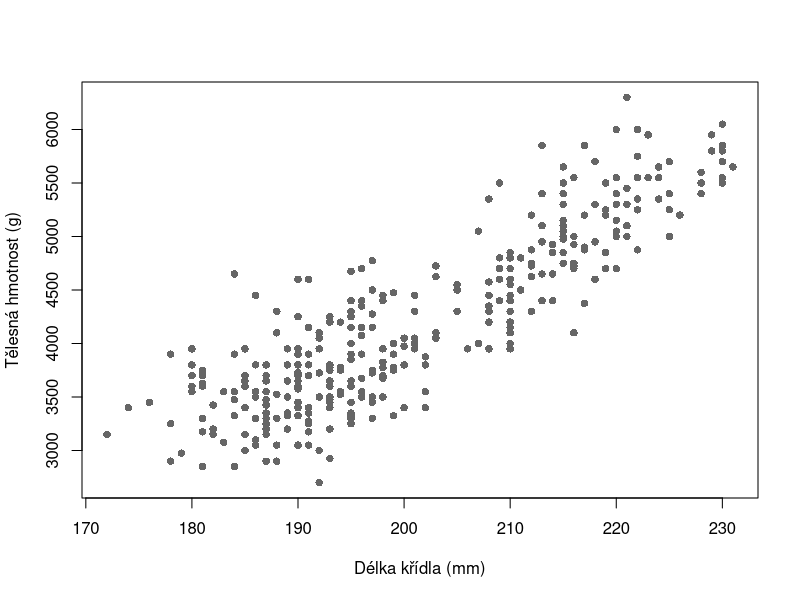
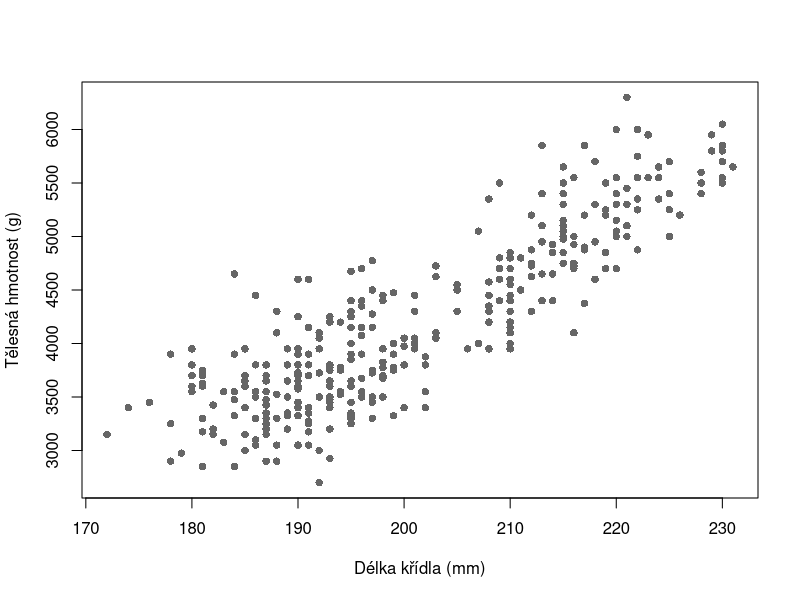

Write the R code that produced these figures, in order.
#----------------------------------------------------------#
#
#               L00 — První kroky v R a RStudiu
#
#                 Praktické cvičení v R
#
#             Studenti biologie a ekologie
#
#                       O. Mottl
#                         2026
#
#----------------------------------------------------------#


#----------------------------------------------------------#
# Příprava -----
#----------------------------------------------------------#

#--------------------------------------------------#
## Jak se skriptem pracovat -----
#--------------------------------------------------#

# R je program, který provádí příkazy a počítá výsledky. RStudio je
# aplikace, ve které píšeme kód, posíláme jej do R a sledujeme výsledky.
#
# Na svůj počítač si stáhněte oba soubory:
# - skript cviceni.R:
#   https://cuni-natur-biostatistics.github.io/L00/current/code/cviceni.R
# - data palmer_penguins.csv:
#   https://cuni-natur-biostatistics.github.io/L00/current/data/palmer_penguins.csv
#
# Otevřete RStudio. Zvolte File → Open File… a otevřete stažený
# cviceni.R. Soubor se zobrazí v panelu Source v levé horní části
# okna. Source je textový editor pro kód, který chcete uchovat.
#
# Skript je textový soubor s uloženými pokyny pro R. Řádky začínající
# znakem # jsou komentáře; R je neprovádí. Ostatní řádky mohou
# obsahovat kód.
#
# 1. Postupujte shora dolů a nepřeskakujte neznámé kroky.
# 2. Kurzor umístěte na řádek kódu a spusťte jej pomocí Ctrl + Enter.
# 3. Skript ukládejte pomocí Ctrl + S.
# 4. Odpovědi nebo vlastní kód pište na vyznačená místa.
# 5. Nápovědy čtěte po jedné, až když je potřebujete.
# 6. Výsledek porovnejte s komentářem "Očekávaný výsledek".
#
# Úlohy navíc jsou dobrovolné a nepatří mezi hlavní úlohy.


#--------------------------------------------------#
## Výsledky učení a předpoklady -----
#--------------------------------------------------#

# Po dokončení hlavních úloh dokážete:
# - najít Source, Console, Environment, Files, Plots a Help;
# - vytvořit RStudio Project a uložit v něm upravený R skript;
# - použít R jako kalkulačku a bezpečně opravit neúplný příkaz;
# - uložit výsledek pod jménem a otevřít nápovědu k příkazu;
# - ručně nainstalovat doplněk a vybrat z něj konkrétní obsah;
# - načíst připravenou tabulku pomocí cesty uvnitř projektu;
# - vytvořit a uložit obrázek;
# - uloženým skriptem znovu vytvořit stejný výsledek.
#
# Nepotřebujete žádnou předchozí zkušenost s R ani programováním.
# Předpokládáme pouze běžnou práci se soubory, složkami a klávesnicí.


#--------------------------------------------------#
## Technická kontrola -----
#--------------------------------------------------#

# Console je panel, ve kterém R ukazuje výsledky a zprávy. Najděte
# v něm značku >. Ta znamená, že R čeká na příkaz. Umístěte kurzor
# na následující řádek ve Source a stiskněte Ctrl + Enter.
1 + 1

# Očekávaný výsledek: Console ukáže číslo 2 a novou značku >.


#----------------------------------------------------------#
# Hlavní úlohy -----
#----------------------------------------------------------#

#--------------------------------------------------#
## RStudio: mapa pracovního okna -----
#--------------------------------------------------#

#----------------------------------------#
### Úloha | L00-U01 -----
#----------------------------------------#

# Zadání: Ukažte místo pro uložený kód, odpověď R, pojmenované výsledky,
# které si R právě pamatuje, soubory, obrázky a nápovědu.

# Vaše odpověď:


# Očekávaný výsledek: Source obsahuje skript; Console příkazy,
# výsledky a zprávy; Environment to, co si R právě pamatuje;
# Files soubory; Plots obrázky a Help nápovědu.
# Nápověda 1: Rozlište text uložený na disku od dočasné paměti R.
# Nápověda 2: Source a Console jsou vlevo; Environment a záložky
# Files, Plots, Packages a Help jsou obvykle vpravo.
# Interpretace: Kde byste hledali kód týden po skončení práce?


#--------------------------------------------------#
## Console: rychlý výpočet a zpráva od R -----
#--------------------------------------------------#

# Console je přímé spojení s běžícím R. Značka > znamená, že R
# čeká na příkaz. Klikněte za ni, napište 2 + 3 a stiskněte Enter.


#----------------------------------------#
### Úloha | L00-U02 -----
#----------------------------------------#

# Zadání: Spusťte výpočet. Bez nového přepisování jej vraťte,
# změňte 3 na 8 a spusťte upravený příkaz.

# Vaše odpověď: Jaké dva výsledky Console ukázala?


# Očekávaný výsledek: Nejprve 5 a po úpravě 10.
# Nápověda 1: Console uchovává historii dříve zadaných příkazů.
# Nápověda 2: Enter příkaz spustí; šipka nahoru vrátí minulý příkaz.
# Interpretace: Který panel ukázal příkaz a jeho okamžitý výsledek?


# Neúplný příkaz, který si vyzkoušíte v Console:
# (2 + 3


#----------------------------------------#
### Úloha | L00-U03 -----
#----------------------------------------#

# Zadání: Napište neúplný výraz do Console. Dostaňte Console bezpečně
# zpět ke značce > a spusťte opravený výraz.

# Vaše odpověď: Co nyní vidíte úplně vlevo v Console?


# Očekávaný výsledek: Opravený výraz vrátí 5 a Console znovu ukáže >.
# Nápověda 1: Značka + na začátku řádku zde neznamená sčítání;
# R čeká, protože některý znak nemá odpovídající zakončení.
# Nápověda 2: Esc čekání zruší; výrazu chybí pravá kulatá závorka.
# Interpretace: Proč neúplný příkaz nepatří do uloženého skriptu?


#--------------------------------------------------#
## Source: uložený text a spuštěný příkaz -----
#--------------------------------------------------#

# Source je textový editor. Řádek níže zůstává ve skriptu, ale R jej
# provede pouze tehdy, když jej odešlete pomocí Ctrl + Enter.

# Ověříme cestu příkazu ze Source do Console.
2 + 3


#----------------------------------------#
### Úloha | L00-U04 -----
#----------------------------------------#

# Zadání: Přidejte nad výpočet vlastní komentář. Stiskněte Ctrl + S,
# sledujte Console, potom spusťte výpočet pomocí Ctrl + Enter.

# Vaše odpověď: Co udělalo Ctrl + S a co udělalo Ctrl + Enter?


# Očekávaný výsledek: Ctrl + S uložilo text bez nového výpočtu;
# Ctrl + Enter odeslalo řádek do Console a R vrátilo 5.
# Nápověda 1: Uložení mění soubor; spuštění mění stav běžícího R.
# Nápověda 2: Ctrl + S ukládá, Ctrl + Enter spouští aktuální řádek.
# Interpretace: Která činnost uchová postup pro příští týden?


#--------------------------------------------------#
## Projekt: jedna hlavní složka práce -----
#--------------------------------------------------#

# Project v RStudiu je běžná hlavní složka pro jednu práci doplněná
# souborem s koncovkou .Rproj. Tento soubor pomáhá RStudiu znovu
# otevřít správnou složku; samotný kód a data zůstávají v samostatných
# souborech uvnitř této složky.
#
# Soubor CSV je textový soubor s tabulkou a koncovkou .csv.


#----------------------------------------#
### Úloha | L00-U05 -----
#----------------------------------------#

# Zadání: Zvolte File → New Project… → New Directory → New Project.
# Nový projekt pojmenujte prvni-kroky-r. V něm vytvořte složky data
# a vystupy. Pokud se skript zavřel, otevřete cviceni.R přes
# File → Open File… Potom zvolte File → Save As… a uložte pracovní
# kopii jako prvni_kroky.R přímo do hlavní složky projektu. Soubor
# palmer_penguins.csv zkopírujte do složky data. Strukturu ověřte
# v panelu Files.

# Vaše odpověď: Jaký název projektu vidíte vpravo nahoře?


# Očekávaný výsledek: Hlavní složka obsahuje soubor .Rproj,
# prvni_kroky.R, data/palmer_penguins.csv a prázdnou složku vystupy.
# Soubor .Rproj pomáhá otevřít projekt; kód a data jsou v ostatních
# souborech.
# Nápověda 1: Všechny související soubory patří do jedné hlavní složky.
# Nápověda 2: New Folder vytvoří data a vystupy; Save As… uloží
# prvni_kroky.R přímo vedle souboru .Rproj.
# Interpretace: Jakou úlohu má soubor .Rproj a kde zůstávají data a kód?


#--------------------------------------------------#
## Objekt: pojmenovaný výsledek v paměti R -----
#--------------------------------------------------#

# Pojmenovanému výsledku v pracovní paměti R říkáme objekt.
# Před spuštěním dalšího řádku zkontrolujte Environment.
# Uložíme délku lekce v minutách.
delka_lekce_min <- 90

# Samostatné jméno objektu vypíše jeho hodnotu.
delka_lekce_min


#----------------------------------------#
### Úloha | L00-U06 -----
#----------------------------------------#

# Zadání: Změňte ve skriptu 90 na 80, ale řádek zatím nespouštějte.
# Předpovězte hodnotu v Environment, potom řádek spusťte.

# Vaše odpověď: Kdy se hodnota objektu skutečně změnila?


# Očekávaný výsledek: Před spuštěním zůstala stará hodnota;
# po Ctrl + Enter ukazuje Environment hodnotu 80.
# Nápověda 1: Text ve Source není totéž co objekt v paměti R.
# Nápověda 2: Přiřazení používá <- a projeví se až po Ctrl + Enter.
# Interpretace: Co najdete na disku — objekt, nebo uložený příkaz?


#--------------------------------------------------#
## Funkce: nástroj se vstupy a nastavením -----
#--------------------------------------------------#

# Funkce round() zaokrouhlí číslo. Vstupy a nastavení uvnitř závorek
# se nazývají argumenty. x je číslo a digits počet desetinných míst.
round(
  x = 3.14159,
  digits = 2
)

# Nápovědu otevře následující příkaz. Odstraňte znak # na začátku
# řádku a potom jej spusťte.
# ?round


#----------------------------------------#
### Úloha | L00-U07 -----
#----------------------------------------#

# Zadání: Změňte digits na 3, spusťte funkci a otevřete ?round.
# V Help najděte oddíly Usage a Arguments.

# Vaše odpověď: Jaký výsledek dostanete a co podle Help řídí digits?


# Očekávaný výsledek: R vrátí 3.142; digits určuje počet číslic
# za desetinnou čárkou v tomto použití round().
# Nápověda 1: Hodnoty uvnitř závorek ovlivňují práci funkce.
# Nápověda 2: Nastavte digits = 3 a na samostatném řádku spusťte ?round.
# Interpretace: Proč jsou pojmenované argumenty čitelnější než samotná čísla?


#--------------------------------------------------#
## Balíček: ruční instalace a konkrétní obsah -----
#--------------------------------------------------#

# Balíček je nainstalovaný doplněk pro R. Tabulka uspořádává data
# do řádků a sloupců. Následující dva příkazy patří do Console
# a ve skriptu zůstávají zakomentované.
#
# Ruční instalace, kterou obvykle provedeme pouze jednou:
# install.packages(pkgs = "palmerpenguins")
#
# Funkce names() ukáže jména sloupců tabulky z balíčku:
# names(x = palmerpenguins::penguins)
#
# Pokud instalace do pěti minut neskončí, pokus ukončete a přejděte
# k úloze L00-U09.


#----------------------------------------#
### Úloha | L00-U08 -----
#----------------------------------------#

# Zadání: Do Console postupně zkopírujte a spusťte oba příkazy výše.
# Pokud instalace neuspěje, pokračujte po pěti minutách úlohou L00-U09.

# Vaše odpověď: Co odděluje jméno balíčku od objektu penguins?


# Očekávaný výsledek: Při úspěchu names() vypíše názvy sloupců;
# dvojitá dvojtečka :: vybírá objekt penguins z balíčku palmerpenguins.
# Nápověda 1: Instalace mění dostupné doplňky, použití vybírá jejich obsah.
# Nápověda 2: install.packages() instaluje; zápis balíček::objekt vybírá.
# Interpretace: Který příkaz balíček instaluje a který používá jeho obsah?


#--------------------------------------------------#
## CSV: data ve složce projektu -----
#--------------------------------------------------#

# Každý řádek CSV představuje jednoho tučňáka. Sloupce obsahují druh,
# délku křídla v milimetrech a tělesnou hmotnost v gramech.
# Cesta začíná v hlavní složce otevřeného projektu.

# Načteme CSV ze složky data.
data_tucnaci <-
  read.csv(
    file = "data/palmer_penguins.csv"
  )


#----------------------------------------#
### Úloha | L00-U09 -----
#----------------------------------------#

# Zadání: Spusťte blok read.csv() a najděte data_tucnaci v Environment.

# Vaše odpověď: Které dvě části cesty odděluje znak /?


# Očekávaný výsledek: Environment obsahuje data_tucnaci s 342 řádky
# a 3 sloupci; cesta vede do složky data a k souboru CSV.
# Nápověda 1: Cestu čtěte od hlavní složky otevřeného projektu.
# Nápověda 2: Funkce je read.csv() a cesta patří do argumentu file.
# Interpretace: Proč ve skriptu nepoužíváme adresu konkrétního uživatele?


#--------------------------------------------------#
## Kontrola: otevřeli jsme správnou tabulku? -----
#--------------------------------------------------#

# Zobrazíme prvních šest řádků.
head(
  x = data_tucnaci,
  n = 6
)

# Zobrazíme jména sloupců a počet řádků.
names(x = data_tucnaci)
nrow(x = data_tucnaci)


#----------------------------------------#
### Úloha | L00-U10 -----
#----------------------------------------#

# Zadání: Zkontrolujte první řádek, tři jména sloupců a počet řádků.
# Vysvětlete, co biologicky představuje jeden řádek.

# Vaše odpověď:


# Očekávaný výsledek: První řádek je Adelie, 181 mm a 3750 g;
# sloupce jsou species, flipper_length_mm a body_mass_g; řádků je 342;
# jeden řádek představuje jednoho zaznamenaného tučňáka.
# Nápověda 1: Ověřujeme obsah, jména i velikost tabulky.
# Nápověda 2: Použijte výstupy head(), names() a nrow().
# Interpretace: Proč úspěšný read.csv() sám nepotvrzuje správný soubor?


#--------------------------------------------------#
## Obrázek: jeden řádek vytvoří jeden bod -----
#--------------------------------------------------#

# Znak $ vybírá pojmenovaný sloupec tabulky. Funkce plot() použije
# délku křídla vodorovně a tělesnou hmotnost svisle.
plot(
  x = data_tucnaci$flipper_length_mm,
  y = data_tucnaci$body_mass_g,
  xlab = "Délka křídla (mm)",
  ylab = "Tělesná hmotnost (g)",
  pch = 16,
  col = "grey40"
)


#----------------------------------------#
### Úloha | L00-U11 -----
#----------------------------------------#

# Zadání: Spusťte plot(). Najděte přibližnou polohu
# prvního tučňáka s hodnotami 181 mm a 3750 g.

# Vaše odpověď: Které měření je na vodorovné a které na svislé ose?


# Očekávaný výsledek: Vodorovně je délka křídla, svisle hmotnost;
# první bod leží přibližně na souřadnicích 181 a 3750.
# Nápověda 1: Jeden řádek dodává bodu dvě souřadnice.
# Nápověda 2: Argument x určuje vodorovnou a y svislou osu.
# Interpretace: Co představuje jeden bod? Vztah zatím nevykládejte.


#--------------------------------------------------#
## Soubor: obrázek uložený mimo Plots -----
#--------------------------------------------------#

# png() otevře cílový soubor, plot() do něj kreslí a dev.off()
# soubor dokončí. Složka vystupy už musí v projektu existovat.
png(
  filename = "vystupy/tucnaci.png"
)

plot(
  x = data_tucnaci$flipper_length_mm,
  y = data_tucnaci$body_mass_g,
  xlab = "Délka křídla (mm)",
  ylab = "Tělesná hmotnost (g)",
  pch = 16,
  col = "grey40"
)

dev.off()


#----------------------------------------#
### Úloha | L00-U12 -----
#----------------------------------------#

# Zadání: Umístěte kurzor postupně do příkazů png(), plot()
# a dev.off() a každý spusťte pomocí Ctrl + Enter. Potom v panelu
# Files otevřete složku vystupy a najděte tucnaci.png.

# Vaše odpověď: Kde vidíte zobrazený graf a kde uložený soubor?


# Očekávaný výsledek: Plots ukazuje graf; Files ukazuje soubor
# vystupy/tucnaci.png, který lze otevřít mimo RStudio.
# Nápověda 1: Zobrazení v pracovním okně není totéž co soubor na disku.
# Nápověda 2: png() otevře soubor a dev.off() jej musí dokončit.
# Interpretace: Která verze zůstane dostupná po zavření RStudia?


#----------------------------------------------------------#
# Závěrečná úloha -----
#----------------------------------------------------------#

#--------------------------------------------------#
## Restart R a spuštění celého skriptu -----
#--------------------------------------------------#

# Restart R ukončí právě běžící R uvnitř RStudia a spustí čistý běh.
# RStudio, projekt, skript, CSV a PNG zůstávají otevřené nebo na disku;
# objekty v Environment se vyčistí.
# Tlačítko Source v pravém horním rohu panelu Source spustí celý
# skript od prvního řádku. Ctrl + Enter naproti tomu spouští pouze
# příkaz, na kterém je umístěný kurzor.


#----------------------------------------#
### Úloha | L00-U13 -----
#----------------------------------------#

# Zadání: Uložte skript. Předpovězte stav čtyř položek níže. Zvolte
# Session → Restart R a spusťte celý skript tlačítkem Source.
#
# Předpověď: Zůstane, nebo zmizí?
# - prvni_kroky.R:
# - data/palmer_penguins.csv:
# - vystupy/tucnaci.png:
# - objekty v Environment:

# Vaše odpověď:
# Po restartu a spuštění skriptu porovnejte stav s předpovědí.


# Očekávaný výsledek: Soubory zůstaly; Environment se při restartu
# vyčistil; celý skript znovu vytvořil objekty, graf a PNG bez ručního
# doplňování příkazů do Console.
# Nápověda 1: Oddělte pracovní paměť běžícího R od souborů na disku.
# Nápověda 2: Ctrl + S uloží skript; Session → Restart R vyčistí
# Environment; tlačítko Source spustí soubor od začátku.
# Interpretace: Co musíte poslat spolužákovi, aby výsledek obnovil?


#----------------------------------------------------------#
# Úlohy navíc -----
#----------------------------------------------------------#

# Úlohy navíc jsou dobrovolné. Nemusíte dokončit všechny tři části:
# - L00-N01 až L00-N03 krátce opakují společnou cestu;
# - L00-N07 až L00-N13 tvoří navazující práci s hodnotami a tabulkou;
# - L00-N04 až L00-N06 procvičují obrázek, soubor a hledání chyby.
#
# V části L00-N07 až L00-N13 postupujte v uvedeném pořadí, protože
# pozdější úlohy navazují na objekty a zápis z předchozích úloh.


#--------------------------------------------------#
## Krátké opakování příkazů, funkcí a tabulky -----
#--------------------------------------------------#

#----------------------------------------#
### Úloha navíc | L00-N01 -----
#----------------------------------------#

# Zadání: Sečtěte 8 + 2 a tento součet vynásobte třemi.

# Vaše řešení:


# Očekávaný výsledek: Jedno číslo, 30.
# Nápověda 1: R bez závorek násobí před sčítáním.
# Nápověda 2: Součet uzavřete do závorek a použijte znak *.
# Interpretace: Jaký výsledek by vznikl bez závorek?


#----------------------------------------#
### Úloha navíc | L00-N02 -----
#----------------------------------------#

# Zadání: Zaokrouhlete číslo 2.71828 na jedno desetinné místo.

# Vaše řešení:


# Očekávaný výsledek: 2.7.
# Nápověda 1: Jeden argument obsahuje číslo a druhý nastavení přesnosti.
# Nápověda 2: V round() nastavte x = 2.71828 a digits = 1.
# Interpretace: Který argument jste změnili proti společné ukázce?


#----------------------------------------#
### Úloha navíc | L00-N03 -----
#----------------------------------------#

# Zadání: Zobrazte poslední tři řádky tabulky data_tucnaci.

# Vaše řešení:


# Očekávaný výsledek: Tři řádky tučňáků druhu Chinstrap;
# poslední řádek obsahuje 198 mm a 3775 g.
# Nápověda 1: Potřebujete obdobu head(), která pracuje s koncem tabulky.
# Nápověda 2: Použijte tail() a nastavte x = data_tucnaci a n = 3.
# Interpretace: Změnil se počet řádků původní tabulky?


#--------------------------------------------------#
## Od sloupce tabulky k vektoru -----
#--------------------------------------------------#

# V grafu jsme pomocí $ vybrali sloupce tabulky. Znak $ tedy znamená:
# z této tabulky vyber sloupec s uvedeným jménem. Jeden vybraný sloupec
# je posloupnost hodnot, které v R říkáme vektor.

# Vybereme sloupec s hmotností a uložíme jej jako samostatný vektor.
vec_hmotnost <-
  data_tucnaci$body_mass_g

# Zkontrolujeme prvních pět hodnot vektoru.
head(
  x = vec_hmotnost,
  n = 5
)


#----------------------------------------#
### Úloha navíc | L00-N07 -----
#----------------------------------------#

# Zadání: Pomocí $ vyberte z data_tucnaci sloupec flipper_length_mm
# a uložte jej jako vec_delka_kridla. Funkcí head() vypište jeho první
# tři hodnoty. Před spuštěním odhadněte výsledek podle prvních řádků tabulky.

# Vaše řešení:


# Očekávaný výsledek: První tři hodnoty jsou 181, 186 a 195.
# Nápověda 1: Nejprve vyberte pojmenovaný sloupec, potom uložte výsledek.
# Nápověda 2: Za data_tucnaci napište $ a jméno sloupce; v head()
# nastavte x na vytvořený vektor a n = 3.
# Interpretace: Jaký je vztah mezi sloupcem tabulky a objektem vec_delka_kridla?


# Funkce c() spojí několik jednotlivých hodnot do jednoho vektoru.
# Písmeno c zde znamená combine, tedy spojit.
vec_hmotnost_cvicka <-
  c(
    3750,
    3800,
    3250,
    3450,
    3650
  )

vec_hmotnost_cvicka


#----------------------------------------#
### Úloha navíc | L00-N08 -----
#----------------------------------------#

# Zadání: Pomocí c() vytvořte vec_delka_kridla_cvicka s hodnotami
# 181, 186, 195, 193 a 190. Objekt potom vypište.

# Vaše řešení:


# Očekávaný výsledek: R vypíše pět hodnot v zadaném pořadí.
# Nápověda 1: Všechny délky patří do jednoho pojmenovaného objektu.
# Nápověda 2: Použijte přiřazení <- a hodnoty oddělte čárkami uvnitř c().
# Interpretace: Co udělala funkce c() s pěti samostatnými čísly?


#--------------------------------------------------#
## Pozice a hranaté závorky -----
#--------------------------------------------------#

# R počítá pozice od jedničky. U vektoru jeden údaj v hranatých
# závorkách určuje, které hodnoty chceme získat:
# - [2] vybere druhou hodnotu;
# - [c(1, 3)] vybere první a třetí hodnotu.


#----------------------------------------#
### Úloha navíc | L00-N09 -----
#----------------------------------------#

# Zadání: Z vec_delka_kridla_cvicka vyberte nejprve druhou hodnotu
# a potom současně první a třetí hodnotu. Oba výsledky předpovězte,
# než příkazy spustíte.

# Vaše řešení:


# Očekávaný výsledek: Druhá hodnota je 186; první a třetí jsou 181 a 195.
# Nápověda 1: Čísla v hranatých závorkách označují pozice ve vektoru.
# Nápověda 2: Pro více pozic spojte čísla 1 a 3 pomocí c().
# Interpretace: Proč druhý výběr vrací dvě hodnoty místo jedné?


# Hranaté závorky mohou hodnotu také nahradit. Vlevo od <- určíme
# pozici a vpravo novou hodnotu. Tuto změnu provedeme jen ve cvičném
# vektoru, nikoli v původní tabulce.


#----------------------------------------#
### Úloha navíc | L00-N10 -----
#----------------------------------------#

# Zadání: Ve vec_delka_kridla_cvicka nahraďte druhou hodnotu 186
# hodnotou 187. Objekt vypište a ověřte, že ostatní hodnoty zůstaly stejné.

# Vaše řešení:


# Očekávaný výsledek: Vektor obsahuje 181, 187, 195, 193 a 190.
# Nápověda 1: Vyberte jen pozici, kterou chcete změnit.
# Nápověda 2: Vlevo od <- použijte jméno vektoru a [2];
# vpravo použijte novou hodnotu 187.
# Interpretace: Která část příkazu určila místo změny?


#--------------------------------------------------#
## Řádky a sloupce tabulky -----
#--------------------------------------------------#

# U tabulky zápis [řádek, sloupec] vybírá ve dvou směrech. Čárka
# odděluje řádky vlevo od sloupců vpravo.

# První řádek a druhý sloupec obsahují délku křídla prvního tučňáka.
data_tucnaci[1, 2]

# Prázdné místo za čárkou znamená všechny sloupce vybraného řádku.
data_tucnaci[1, ]

# Prázdné místo před čárkou znamená všechny řádky vybraného sloupce.
# Pomocí head() zobrazíme jen první tři hodnoty dlouhého sloupce.
head(
  x = data_tucnaci[, 2],
  n = 3
)


#----------------------------------------#
### Úloha navíc | L00-N11 -----
#----------------------------------------#

# Zadání: Z data_tucnaci vypište hodnotu ve druhém řádku a třetím
# sloupci. Potom vypište celý druhý řádek a pomocí head() první tři
# hodnoty celého druhého sloupce.

# Vaše řešení:


# Očekávaný výsledek: Jedna buňka obsahuje 3800; druhý řádek patří
# tučňákovi Adelie s hodnotami 186 mm a 3800 g; první tři hodnoty
# druhého sloupce jsou 181, 186 a 195.
# Nápověda 1: Přeneste ukázku prvního řádku a druhého sloupce
# na nové požadované pozice.
# Nápověda 2: Začněte výběrem [2, 3]; pro celý druhý řádek ponechte
# místo za čárkou prázdné a výběr druhého sloupce vložte do head().
# Interpretace: Co určují čísla vlevo a vpravo od čárky?


#--------------------------------------------------#
## Bezpečná úprava kopie tabulky -----
#--------------------------------------------------#

# Pro další procvičení nejprve vytvoříme kopii. Původní data_tucnaci
# tak zůstanou beze změny.
data_tucnaci_extra <-
  data_tucnaci

# Výpočet s vektorem proběhne pro každou jeho hodnotu. Převedeme si
# cvičné hmotnosti z gramů na kilogramy.
vec_hmotnost_cvicka / 1000

# Zápis tabulka$novy_sloupec <- hodnoty přidá do tabulky pojmenovaný
# sloupec. Počet nových hodnot musí odpovídat počtu řádků tabulky.


#----------------------------------------#
### Úloha navíc | L00-N12 -----
#----------------------------------------#

# Zadání: Do data_tucnaci_extra přidejte pomocí $ nový sloupec
# hmotnost_kg. Vypočítejte jej jako body_mass_g dělené 1000.
# Vypište první tři řádky kopie a porovnejte její jména sloupců
# s původním objektem data_tucnaci.

# Vaše řešení:


# Očekávaný výsledek: Kopie má nový čtvrtý sloupec; jeho první tři
# hodnoty jsou 3.75, 3.8 a 3.25. Původní data_tucnaci mají stále
# pouze tři původní sloupce.
# Nápověda 1: Znak $ může pojmenovat také nový sloupec; hodnoty
# vypočítáte z již existujícího sloupce stejné tabulky.
# Nápověda 2: Vlevo od <- spojte data_tucnaci_extra, $ a hmotnost_kg;
# vpravo vyberte body_mass_g z kopie a vydělte jej 1000.
# Interpretace: Proč jsme před úpravou vytvořili nový objekt?


#--------------------------------------------------#
## Podmínka vybírá hodnoty a řádky -----
#--------------------------------------------------#

# Porovnání každé hodnoty s číslem vytvoří hodnoty TRUE a FALSE.
vec_hmotnost_cvicka > 3500

# Stejnou podmínku můžeme vložit do hranatých závorek. Zůstanou pouze
# hodnoty na pozicích, kde podmínka vrací TRUE.
vec_hmotnost_cvicka[vec_hmotnost_cvicka > 3500]


#----------------------------------------#
### Úloha navíc | L00-N13 -----
#----------------------------------------#

# Zadání: Z data_tucnaci_extra vyberte celé řádky tučňáků s hodnotou
# body_mass_g větší než 6000. Podmínku sestavte ze sloupce vybraného
# pomocí $ a za čárkou ponechte všechny sloupce.

# Vaše řešení:


# Očekávaný výsledek: Výběr obsahuje dva tučňáky druhu Gentoo
# s hmotnostmi 6050 g a 6300 g a všechny čtyři sloupce kopie.
# Nápověda 1: Porovnání celého sloupce vytvoří jednu hodnotu TRUE
# nebo FALSE pro každý řádek tabulky.
# Nápověda 2: Podmínku se sloupcem body_mass_g vložte před čárku;
# místo za čárkou ponechte prázdné.
# Interpretace: Co určilo vybrané řádky a proč zůstaly všechny sloupce?


#--------------------------------------------------#
## Obrázek, soubor a hledání chyby -----
#--------------------------------------------------#

#----------------------------------------#
### Úloha navíc | L00-N04 -----
#----------------------------------------#

# Zadání: Vytvořte z původního data_tucnaci graf s modrými body
# a vlastním hlavním titulkem.

# Vaše řešení:


# Očekávaný výsledek: Plots ukáže stejných 342 bodů modře
# a nad grafem bude váš titulek.
# Nápověda 1: Neměňte objekty předané do x a y.
# Nápověda 2: V plot() změňte col a přidejte pojmenovaný argument main.
# Interpretace: Co určují data a co jste zvolili vy?


#----------------------------------------#
### Úloha navíc | L00-N05 -----
#----------------------------------------#

# Zadání: Uložte upravený graf jako vystupy/tucnaci_modry.png.

# Vaše řešení:


# Očekávaný výsledek: Files ukazuje tucnaci.png i tucnaci_modry.png.
# Nápověda 1: Nový soubor potřebuje jiné jméno v téže složce.
# Nápověda 2: Změňte filename v png(), vložte upravený plot()
# a blok zakončete dev.off().
# Interpretace: Který řádek rozhodl, že původní PNG zůstal zachovaný?


# Záměrně chybný příkaz zůstává zakomentovaný:
# plot(x = data_tucnak$flipper_length_mm,
#      y = data_tucnak$body_mass_g)


#----------------------------------------#
### Úloha navíc | L00-N06 -----
#----------------------------------------#

# Zadání: Najděte překlep, napište opravený příkaz a spusťte jej.

# Vaše řešení:


# Očekávaný výsledek: Příkaz používá existující data_tucnaci
# a vytvoří bodový graf bez chyby "object not found".
# Nápověda 1: Porovnejte jméno v příkazu se jmény v Environment.
# Nápověda 2: Chybí poslední písmeno i ve jménu data_tucnaci.
# Interpretace: Proč je přesné jméno objektu součástí postupu?


# Extra část jste zvládli, pokud dokážete vlastními slovy vysvětlit:
# - jak spolu souvisejí sloupec tabulky a samostatně uložený vektor;
# - co vybírá $ a co určují pozice uvnitř hranatých závorek;
# - proč upravujeme kopii tabulky místo původních dat;
# - jak hodnoty TRUE a FALSE rozhodují o výběru.


#----------------------------------------------------------#
# Shrnutí a sebekontrola -----
#----------------------------------------------------------#

# Hlavní úlohy jste dokončili, pokud dokážete ukázat:
# - pracovní skript v Source a jeho řádek spuštěný v Console;
# - data_tucnaci v Environment;
# - palmer_penguins.csv ve Files;
# - bodový graf v Plots;
# - tucnaci.png ve složce vystupy.
#
# Vlastními slovy vysvětlete:
# 1. Jaký je rozdíl mezi R a RStudiem?
# 2. Jaký je rozdíl mezi Source a Console?
# 3. Jaký je rozdíl mezi Ctrl + S a Ctrl + Enter?
# 4. Co ukazuje Environment a co Files?
# 5. Jak se cesta data/palmer_penguins.csv vztahuje k projektu?
# 6. Co se při restartu R vyčistí a co zůstane?
# 7. Proč spolužák potřebuje skript i vstupní data, ne pouze PNG?
#
# Pokud některou odpověď ještě neumíte vysvětlit, vraťte se
# k příslušné úloze nebo využijte jednu z úloh navíc.
